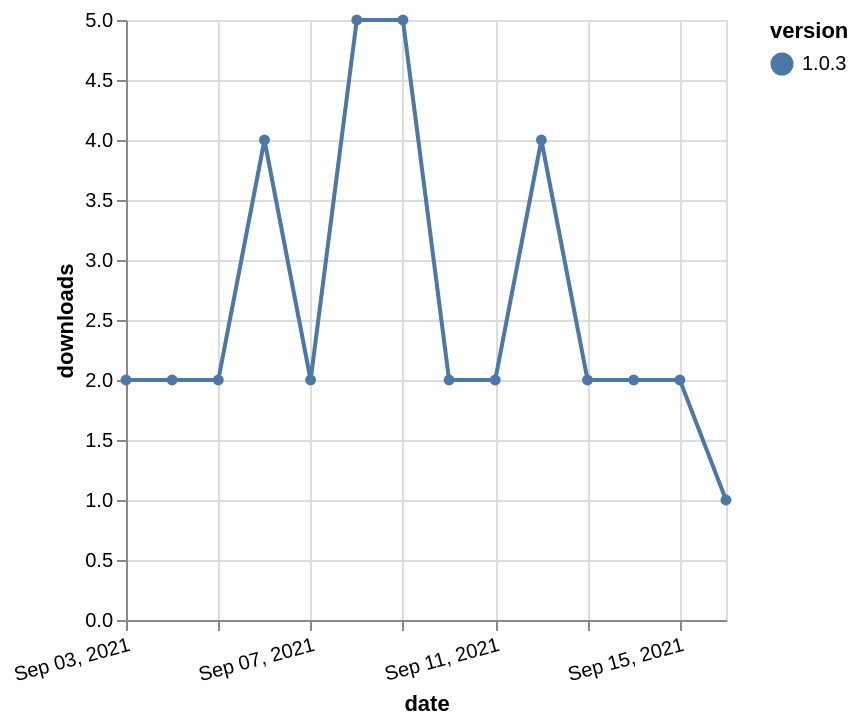

This figure's Vega-Lite source:
### Vega-Lite specification from a JSON file in a GitHub repository (floating-point values rounded to 4 significant figures)
{"$schema": "https://vega.github.io/schema/vega-lite/v5.json", "description": "A simple bar chart with embedded data.", "data": {"values": [{"date": "2021-09-03", "total": 2406, "delta": 2, "version": "1.0.3"}, {"date": "2021-09-04", "total": 2408, "delta": 2, "version": "1.0.3"}, {"date": "2021-09-05", "total": 2410, "delta": 2, "version": "1.0.3"}, {"date": "2021-09-06", "total": 2414, "delta": 4, "version": "1.0.3"}, {"date": "2021-09-07", "total": 2416, "delta": 2, "version": "1.0.3"}, {"date": "2021-09-08", "total": 2421, "delta": 5, "version": "1.0.3"}, {"date": "2021-09-09", "total": 2426, "delta": 5, "version": "1.0.3"}, {"date": "2021-09-10", "total": 2428, "delta": 2, "version": "1.0.3"}, {"date": "2021-09-11", "total": 2430, "delta": 2, "version": "1.0.3"}, {"date": "2021-09-12", "total": 2434, "delta": 4, "version": "1.0.3"}, {"date": "2021-09-13", "total": 2436, "delta": 2, "version": "1.0.3"}, {"date": "2021-09-14", "total": 2438, "delta": 2, "version": "1.0.3"}, {"date": "2021-09-15", "total": 2440, "delta": 2, "version": "1.0.3"}, {"date": "2021-09-16", "total": 2441, "delta": 1, "version": "1.0.3"}]}, "width": "container", "mark": {"type": "line", "point": {"filled": true}}, "encoding": {"x": {"field": "date", "type": "temporal", "timeUnit": "yearmonthdate", "title": "date", "axis": {"labelAngle": -15}}, "y": {"field": "delta", "type": "quantitative", "title": "downloads"}, "color": {"field": "version", "type": "nominal"}, "tooltip": {"field": "delta"}}}
